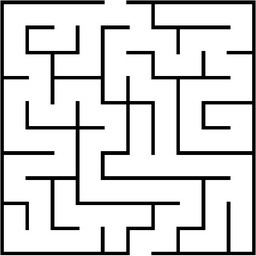
#> input picture NewMaze2.jpg, 256 x 256 px, shrunk from 602 x 603 before the run
$ python Maze_Final_v2.py
#> lines starting #> are read from the running program, lines starting #| are printed output that depends on the picture
#> the answer given: y
### ImageColorInvert.py
from PIL import Image, ImageChops
#import cv2

def ImageColorInvert(file = 'NewMaze2.jpg'):
    #img = cv2.imread(file)
    #print(img.shape)
#> called with file = 'NewMaze2.jpg'
    img = Image.open(file)
#> img is the input picture: PIL image 256x256 RGB; min 0, max 255, mean 213.2
    inv_img = ImageChops.invert(img)
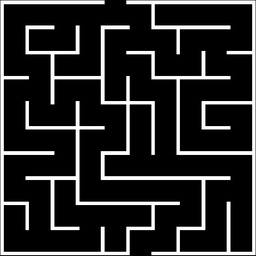
#> inv_img: PIL image 256x256 RGB; min 0, max 255, mean 41.8
    inv_img = inv_img.resize((round(inv_img.size[0]/100)*100, round(inv_img.size[1]/100)*100))
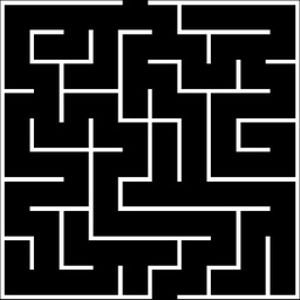
#> inv_img: PIL image 300x300 RGB; min 0, max 255, mean 41.8
    print(inv_img.size)
#| (300, 300)
    #inv_image = 255 - img
    #inv_img.show()
    inv_img.save(f"{file}_Invert.jpg")
    return f"{file}_Invert.jpg"

### Maze_Final_v2.py
import numpy as np
import cv2
import copy
import time
from math import floor
import pickle
from matplotlib import pyplot as plt
from ImageColorInvert import ImageColorInvert
from cv2 import VideoWriter
from cv2 import VideoWriter_fourcc


DEFAULT = input('Use Default Settings (y/n)?     ')
if DEFAULT == 'y':
    filename = 'NewMaze2.jpg'
    img_orig = cv2.imread(ImageColorInvert(filename), cv2.IMREAD_COLOR)
#> img_orig: shape (300, 300, 3); min 0, max 255, mean 41.9
else:
    Type = input('Does the input image has black background with white walls? y/n    ')
    filename = input('Enter file name: ')
    if Type == 'y':
        img_orig = cv2.imread(filename, cv2.IMREAD_COLOR)
        img_orig = cv2.resize(img_orig, (round(img_orig.shape[0]/100)*100, round(img_orig.shape[1]/100)*100))
    else:
        img_orig = cv2.imread(ImageColorInvert(filename), cv2.IMREAD_COLOR)

WIDTH, HEIGHT = img_orig.shape[1], img_orig.shape[0]
#> WIDTH = 300; HEIGHT = 300
print(WIDTH, HEIGHT)
#| 300 300
cv2.imshow('Image', img_orig)
cv2.waitKey(10)


if DEFAULT == 'y':
    Y_GRIDS = 10
    Starting_Grid_X = 4
    Starting_Grid_Y = 0
    Ending_Grid_X = 5
    Ending_Grid_Y = 9
    UNIT_SIZE = int(HEIGHT/int(Y_GRIDS))
#> UNIT_SIZE = 30
    X_GRIDS = int(WIDTH/UNIT_SIZE)
#> X_GRIDS = 10
    CENTRE = UNIT_SIZE/2
#> CENTRE = 15
else:
    Y_GRIDS = input('How many grids along y-axis?')
    UNIT_SIZE = int(HEIGHT/int(Y_GRIDS))
    X_GRIDS = int(WIDTH/UNIT_SIZE)
    CENTRE = UNIT_SIZE/2
    plt.imshow(cv2.cvtColor(img_orig, cv2.COLOR_BGR2RGB))
    plt.xticks(range(round(CENTRE), WIDTH, UNIT_SIZE), list(range(int(X_GRIDS))))
    plt.yticks(range(round(CENTRE), HEIGHT, UNIT_SIZE), list(range(int(Y_GRIDS))))
    #plt.yticks(range(int(Y_GRIDS)))
    plt.show(block=False)
    Starting_Grid_X = int(input('Starting Grid number Horizontal: '))
    Starting_Grid_Y = int(input('Starting Grid number Vertical: '))
    Ending_Grid_X = int(input('Ending Grid number Horizontal: '))
    Ending_Grid_Y = int(input('Ending Grid number Vertical: '))
    plt.close()


video = VideoWriter(f'Maze_{filename}_{time.time()}.avi', VideoWriter_fourcc(*'MP42'), 15, (WIDTH, HEIGHT))


STEPS = 100
RED = (0, 0, 255)
GREEN = (0, 255, 0)

HM_EPISODES = 2000

MOVE_PENALTY = 1
#previously both BORDER_PENALTY and WIN_REWARD were 300
#This the agent to jump over a border near the end point due to less number of steps required
#Hence, increased BORDER_PENALTY and reduced WIN_REWARD

BORDER_PENALTY = 1000
WIN_REWARD = 25

epsilon = 0.5
EPS_DECAY = 0.994
SHOW_EVERY = 50

start_q_table = None

LEARNING_RATE = 0.1
DISCOUNT = 0.95


class Blob:
    def __init__(self):
        #print("init block")
        self.x = floor(Starting_Grid_X*UNIT_SIZE + CENTRE)
        self.y = floor(Starting_Grid_Y*UNIT_SIZE + CENTRE)
        self.done = False
        self.step = 0
        self.COLOR = RED

    def __str__(self):
        return f"{self.x}, {self.y}"

    def action(self, choice):
        #print("Action Block")
        self.step += 1
        if choice == 0:
            self.move(choice, x=2, y=0)
        elif choice == 1:
            self.move(choice, x=-2, y=0)
        elif choice == 2:
            self.move(choice, x=0, y=2)
        elif choice == 3:
            self.move(choice, x=0, y=-2)

        #self.bordercross(choice)

    def move(self, choice, x, y):
        #print("Move Block")
        self.xnew = floor(self.x + x*CENTRE)
        self.ynew = floor(self.y + y*CENTRE)
        self.terminal(choice)

        self.x = self.xnew
        self.y = self.ynew

    def terminal(self, choice):
        #print("Border Cross Block")
        if self.xnew < 0 or self.xnew > WIDTH or self.ynew < 0 or self.ynew > HEIGHT:
            self.done = True
        elif choice == 0:
            for i in range(self.x, self.xnew):
                compare_border = img_orig[self.y][i] > (220, 220, 220)
                if compare_border.all():
                    self.done = True
                    break
        elif choice == 1:
            for i in range(self.xnew, self.x):
                compare_border = img_orig[self.y][i] > (220, 220, 220)
                if compare_border.all():
                    self.done = True
                    break
        elif choice == 2:
            for i in range(self.y, self.ynew):
                compare_border = img_orig[i][self.x] > (220, 220, 220)
                if compare_border.all():
                    self.done = True
                    break
        elif choice == 3:
            for i in range(self.ynew, self.y):
                compare_border = img_orig[i][self.x] > (200, 220, 220)
                if compare_border.all():
                    self.done = True
                    break
        if self.done:
            self.reward = -BORDER_PENALTY
        elif self.step > STEPS:
            self.done = True
            self.reward = -MOVE_PENALTY
        elif Ending_Grid_X*UNIT_SIZE < player.xnew < (Ending_Grid_X+1)*UNIT_SIZE \
            and Ending_Grid_Y*UNIT_SIZE <  player.ynew < (Ending_Grid_Y+1)*UNIT_SIZE:
            self.reward = WIN_REWARD
            self.done = True
            print("Hoooorayyyy!!!!")
            self.COLOR = GREEN
            with open(f"qtable-{filename}.pickle", "wb") as f:
                pickle.dump(q_table, f)
        else:
            self.reward = -MOVE_PENALTY

def whichbox(x):
    return int(x/UNIT_SIZE)

#start_q_table = f'qtable-{filename}.pickle'
start_q_table = None
q_table = {}

if start_q_table is None:
    for i in range(int(HEIGHT/UNIT_SIZE)):
        for ii in range(int(WIDTH/UNIT_SIZE)):
            q_table[(i,ii)] = [np.random.uniform(-5,0) for j in range(4)]
else:
    with open(start_q_table, "rb") as f:
        q_table = pickle.load(f)
print(len(q_table))
#| 100
episode_rewards = []

for episode in range(HM_EPISODES):
    player = Blob()
    img = copy.deepcopy(img_orig)

    #print("New Episode")
    episode_reward = 0
    print(episode)
    done = False
    if episode % SHOW_EVERY == 0:
        cv2.circle(img,(player.x, player.y), 15, player.COLOR, -1)
        cv2.imshow('image',img)
        cv2.waitKey(100)

    while not done:
        #print(player)
        img = copy.deepcopy(img_orig)
        obs = (whichbox(player.y), whichbox(player.x))
        #print(obs)

        if np.random.random() < epsilon:
            action = np.random.randint(0,4)
        else:
            action = np.argmax(q_table[obs])
        player.action(action)

        done = player.done
        reward = player.reward

        new_obs = (whichbox(player.y), whichbox(player.x))
        if player.reward == -BORDER_PENALTY:
            max_future_q = -BORDER_PENALTY
        elif player.reward == WIN_REWARD:
            max_future_q = WIN_REWARD
        else:
            max_future_q = np.max(q_table[new_obs])

        current_q = q_table[obs][action]

        if reward == WIN_REWARD:
            new_q = WIN_REWARD
        else:
            new_q = (1-LEARNING_RATE)*current_q + LEARNING_RATE*(reward + DISCOUNT*max_future_q)

        q_table[obs][action] = new_q

        if episode % SHOW_EVERY == 0:
            cv2.circle(img,(player.x, player.y), 15, player.COLOR, -1)
            cv2.imshow('image',img)
            cv2.waitKey(100)
            video.write(img)

        episode_reward += reward

    episode_rewards.append(episode_reward)

    epsilon *= EPS_DECAY
#> this loop made 2000 passes
#> pass 1, `cv2.imshow('image',img)`:
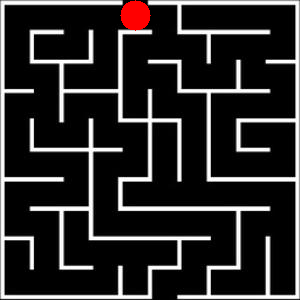
#> window 'image': shape (300, 300, 3); mean B, G, R 41.9, 41.9, 43.9
#> pass 1, `cv2.imshow('image',img)`:
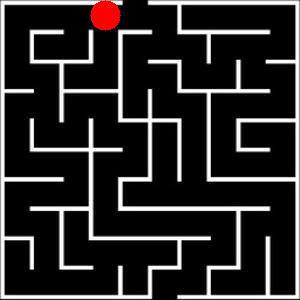
#> window 'image': shape (300, 300, 3); mean B, G, R 41.8, 41.8, 43.8
#> pass 1, `cv2.imshow('image',img)`:
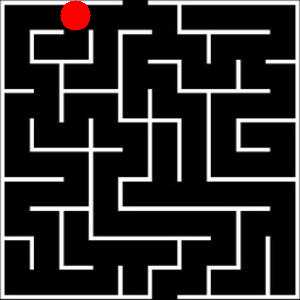
#> window 'image': shape (300, 300, 3); mean B, G, R 41.8, 41.8, 43.8
#> pass 1, `cv2.imshow('image',img)`:
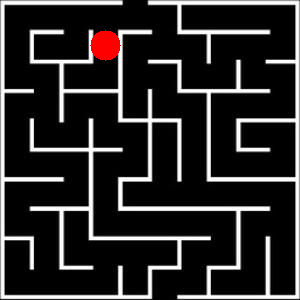
#> window 'image': shape (300, 300, 3); mean B, G, R 41.8, 41.8, 43.8

moving_avg = np.convolve(episode_rewards, np.ones((SHOW_EVERY, ))/SHOW_EVERY, mode = 'valid')

plt.plot([i for i in range(len(moving_avg))], moving_avg)
plt.ylabel(f"Reward {SHOW_EVERY}ma")
plt.xlabel("episode #")
plt.show()
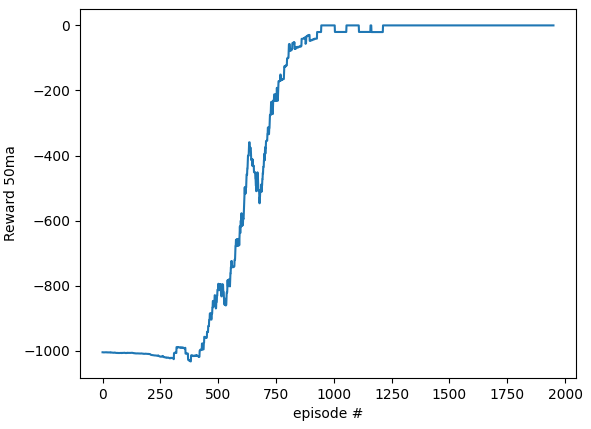
#> figure drawn by matplotlib, 1 panel; curve peaks at x = 946, y = 0

with open(f"qtable-{int(time.time())}.pickle", "wb") as f:
    pickle.dump(q_table, f)

video.release()
